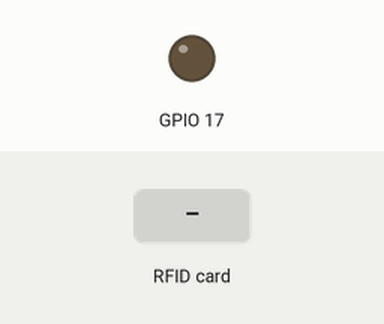
This program was run on a simulated Raspberry Pi (BCM pin numbers). Parts: output pins drawn as LEDs (lit = HIGH). The test bench sets the inputs (shaded band). The RFID card's data blocks start empty; what the program prints to the terminal is not drawn.

Above: at 1.2 s.
1.3 s: RFID card 3B 74 4D 0A held to the reader
At 1.6 s:
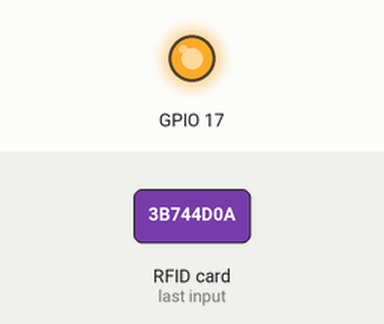
2.8 s: RFID card 5E 7A 19 C4 held to the reader
At 3.9 s:
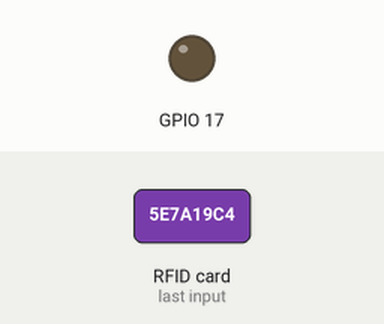
Timing chart, 0 to 5.8 s (numbered marks = the images above; inputs shaded):
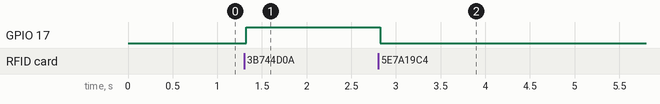

The program:

rfid_LED.py
```python
import RPi.GPIO as GPIO
from mfrc522 import SimpleMFRC522
import time
GPIO.setwarnings(False)
GPIO.setmode(GPIO.BCM)
GPIO.setup(17, GPIO.OUT, initial=GPIO.LOW)
reader = SimpleMFRC522()
print("Place your tag to read")
while 1:
	id, text = reader.read()
	print(id)
	print(text)
	if id == 255354276360:
		GPIO.output(17, GPIO.HIGH)
	else:
		GPIO.output(17, GPIO.LOW)
```

Measured:
- after the input at 1.3 s, GPIO 17: LOW → HIGH at once
- after the input at 2.8 s, GPIO 17: HIGH → LOW at once
